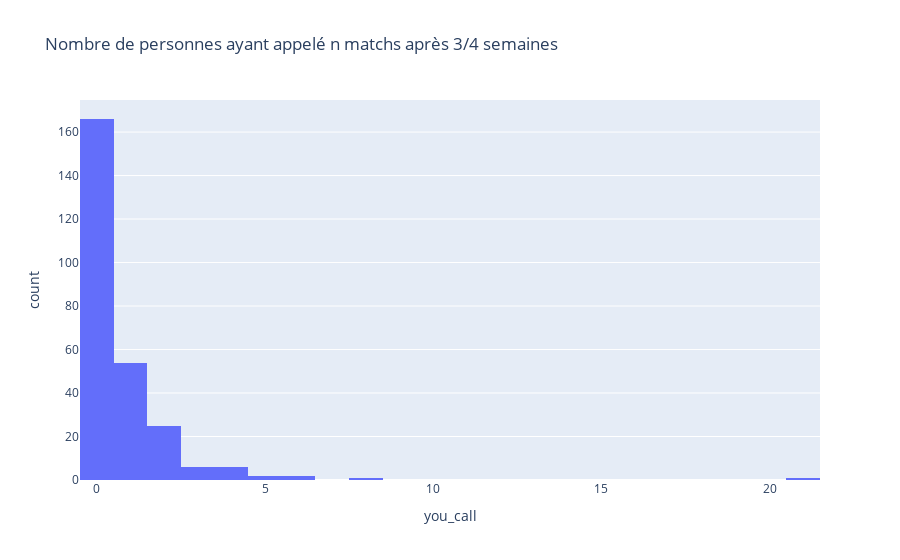

The notebook cell this image was saved under:
### Code cell
px.histogram(df_calls, x='you_call', orientation='v', title="Nombre de personnes ayant appelé n matchs après 3/4 semaines")

### Figure 1 — Plotly figure (JSON) as saved in the notebook; plotly's stock layout.template omitted (floating-point values rounded to 4 significant figures; data arrays with more than 128 entries replaced by an {"elided": "..."} marker saying what was removed)
{"data": [{"alignmentgroup": "True", "bingroup": "x", "hovertemplate": "you_call=%{x}<br>count=%{y}<extra></extra>", "legendgroup": "", "marker": {"color": "#636efa", "pattern": {"shape": ""}}, "name": "", "offsetgroup": "", "orientation": "v", "showlegend": false, "type": "histogram", "x": {"elided": "263 int values"}, "xaxis": "x", "yaxis": "y"}], "layout": {"barmode": "relative", "legend": {"tracegroupgap": 0}, "title": {"text": "Nombre de personnes ayant appelé n matchs après 3/4 semaines"}, "xaxis": {"anchor": "y", "domain": [0, 1], "title": {"text": "you_call"}}, "yaxis": {"anchor": "x", "domain": [0, 1], "title": {"text": "count"}}}}
